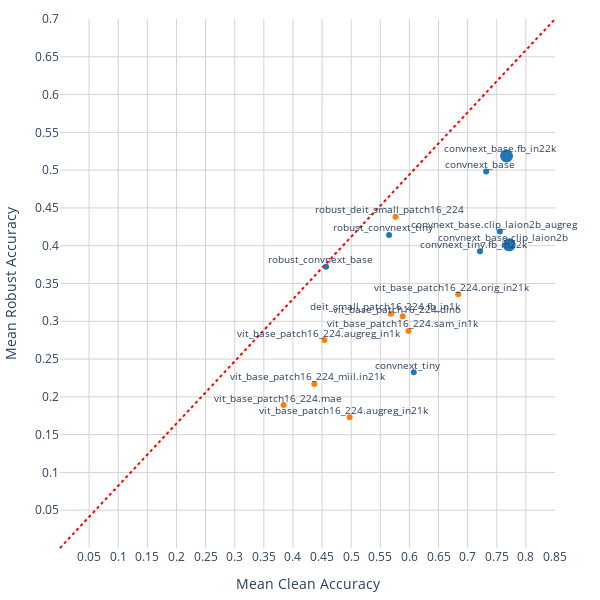

Notebook source saved alongside this figure:
### Code cell
import pandas as pd
import numpy as np
import plotly.express as px


df_new_cleaned = df #.drop(columns=['Unnamed: 0'])
name =  'CLASSIC_AT' #'TRADES_v2' #
df_new_cleaned = df_new_cleaned[ df_new_cleaned.loss_function != name ]

# Assuming df_new_cleaned already exists and contains all necessary columns
# Group by backbone and loss function, compute the mean and standard deviation for clean and robust accuracy
aggregated_metrics = df_new_cleaned.groupby(['backbone', 'loss_function']).agg(
    Mean_Clean_Acc=('clean_acc', 'mean'),
    Std_Clean_Acc=('clean_acc', 'std'),
    Mean_Robust_Acc=('robust_acc', 'mean'),
    Std_Robust_Acc=('robust_acc', 'std')
).reset_index()

# Classify architectures into categories
aggregated_metrics['Architecture'] = aggregated_metrics['backbone'].apply(
    lambda name: 'ConvNext' if 'convnext' in name.lower() else ('ViT/DeiT' if 'deit' in name.lower() or 'vit' in name.lower() else 'Other')
)

# Assign marker shapes based on loss function
aggregated_metrics['Marker_Shape'] = aggregated_metrics['loss_function'].apply(
    lambda loss: 'circle' if loss == 'TRADES_v2' else ('square' if loss == 'CLASSIC_AT' else 'diamond')
)

# Identify Pareto front
x = aggregated_metrics['Mean_Clean_Acc']
y = aggregated_metrics['Mean_Robust_Acc']
is_pareto = np.array([
    not any((y[j] >= y[i] and x[j] >= x[i]) for j in range(len(x)) if i != j)
    for i in range(len(x))
])
pareto_points = aggregated_metrics[is_pareto]

# Add a mapping for loss functions to valid Plotly symbols
symbol_mapping = {
    'TRADES_v2': 'circle',
    'CLASSIC_AT': 'square'
}

# Update the scatter plot with proper legend entries for loss functions
fig = px.scatter(
    aggregated_metrics,
    x='Mean_Clean_Acc',
    y='Mean_Robust_Acc',
    color='Architecture',         # Color for architecture
    symbol='loss_function',       # Symbol for loss function
    # title='Backbone Performance: Clean vs. Robust Accuracy',
    labels={
        'Mean_Clean_Acc': 'Mean Clean Accuracy',
        'Mean_Robust_Acc': 'Mean Robust Accuracy',
        'loss_function': 'Loss Function'  # Custom label for legend
    },
    color_discrete_map={
        'ConvNext': '#1f77b4',  # Blue for ConvNext
        'ViT/DeiT': '#ff7f0e',  # Orange for ViT/DeiT
        'Other': '#2ca02c'      # Green for Other architectures
    },
    symbol_map=symbol_mapping    # Apply symbol mapping
)

# Add static backbone names as labels on the figure
for i, row in aggregated_metrics.iterrows():
    fig.add_annotation(
        x=row['Mean_Clean_Acc'] - 0.01,
        y=row['Mean_Robust_Acc'] + 0.01,  # Offset text slightly above the marker
        text=row['backbone'],
        showarrow=False,
        font=dict(size=10),
        align='center'
    )

# Add Pareto front markers with larger size and same shape/color as the original
for idx, d in enumerate(pareto_points.iterrows()):
    _, row = d
    fig.add_scatter(
        x=[row['Mean_Clean_Acc']],
        y=[row['Mean_Robust_Acc']],
        mode='markers',
        showlegend=False,  # Avoid duplicating legends
        marker=dict(
            size=13,  # Larger marker size
            symbol=symbol_mapping[row['loss_function']],  # Use the mapped symbol
            color=aggregated_metrics.loc[aggregated_metrics['backbone'] == row['backbone'], 'Architecture'].map({
                'ConvNext': '#1f77b4',  # Blue for ConvNext
                'ViT/DeiT': '#ff7f0e',  # Orange for ViT/DeiT
                'Other': '#2ca02c'     # Green for Other architectures
            }).values[0]  # Map the color dynamically
        ),
        name=f"Pareto"
    )


# Add a diagonal line (x = y)
fig.add_shape(
    type="line",
    x0=0, y0=0,  # Start of line
    x1=1, y1=1,  # End of line
    xref="paper", yref="paper",  # Use normalized coordinates (0 to 1 in plot space)
    line=dict(color="red", width=2, dash="dot")  # Line style
)

# Adjust layout for better visual clarity
fig.update_layout(
    legend_title=dict(text='Backbone and Loss Function'),
    width=600,
    height=600,
    font=dict(size=12),
    #title_font=dict(size=14),
    margin=dict(l=10, r=45, t=10, b=10),
    plot_bgcolor='rgba(0,0,0,0)',
    showlegend=False,
    xaxis=dict(showgrid=True, gridcolor='lightgrey', zeroline=False),
    yaxis=dict(showgrid=True, gridcolor='lightgrey', zeroline=False),
    yaxis_range=[0,0.7],
    xaxis_range=[0,0.85]
)


fig.update_layout(
    xaxis=dict(
        tickmode="array",
        tickvals=[0.05, 0.1, 0.15, 0.2, 0.25, 0.3, 0.35, 0.4, 0.45, 0.5, 0.55, 0.6, 0.65, 0.7, 0.75, 0.8, 0.85 ],
        ticktext=[0.05, 0.1, 0.15, 0.2, 0.25, 0.3, 0.35, 0.4, 0.45, 0.5, 0.55, 0.6, 0.65, 0.7, 0.75, 0.8, 0.85 ]
    ),
    yaxis=dict(
        tickmode="array",
        tickvals=[0.05, 0.1, 0.15, 0.2, 0.25, 0.3, 0.35, 0.4, 0.45, 0.5, 0.55, 0.6, 0.65, 0.7 ],
        ticktext=[0.05, 0.1, 0.15, 0.2, 0.25, 0.3, 0.35, 0.4, 0.45, 0.5, 0.55, 0.6, 0.65, 0.7 ]
    )
)

fig.show()
fig.write_image( "./figures/{}_{}.png".format(project_name,name) )

### Figure 1 — Plotly figure (JSON) as saved in the notebook; plotly's stock layout.template omitted (floating-point values rounded to 4 significant figures)
{"data": [{"hovertemplate": "Architecture=ConvNext<br>Loss Function=TRADES_v2<br>Mean Clean Accuracy=%{x}<br>Mean Robust Accuracy=%{y}<extra></extra>", "legendgroup": "ConvNext, TRADES_v2", "marker": {"color": "#1f77b4", "symbol": "circle"}, "mode": "markers", "name": "ConvNext, TRADES_v2", "orientation": "v", "showlegend": true, "type": "scatter", "x": [0.7318, 0.7713, 0.7553, 0.7668, 0.6074, 0.7211, 0.4568, 0.5651], "xaxis": "x", "y": [0.4983, 0.4012, 0.4187, 0.5188, 0.2326, 0.3927, 0.3723, 0.4142], "yaxis": "y"}, {"hovertemplate": "Architecture=ViT/DeiT<br>Loss Function=TRADES_v2<br>Mean Clean Accuracy=%{x}<br>Mean Robust Accuracy=%{y}<extra></extra>", "legendgroup": "ViT/DeiT, TRADES_v2", "marker": {"color": "#ff7f0e", "symbol": "circle"}, "mode": "markers", "name": "ViT/DeiT, TRADES_v2", "orientation": "v", "showlegend": true, "type": "scatter", "x": [0.5683, 0.5761, 0.4541, 0.4974, 0.5885, 0.384, 0.6838, 0.5984, 0.4367], "xaxis": "x", "y": [0.3099, 0.4383, 0.2752, 0.1729, 0.3065, 0.1891, 0.3357, 0.2871, 0.217], "yaxis": "y"}, {"marker": {"color": "#1f77b4", "size": 13, "symbol": "circle"}, "mode": "markers", "name": "Pareto", "showlegend": false, "type": "scatter", "x": [0.7713], "y": [0.4012]}, {"marker": {"color": "#1f77b4", "size": 13, "symbol": "circle"}, "mode": "markers", "name": "Pareto", "showlegend": false, "type": "scatter", "x": [0.7668], "y": [0.5188]}], "layout": {"annotations": [{"align": "center", "font": {"size": 10}, "showarrow": false, "text": "convnext_base", "x": 0.7218, "y": 0.5083}, {"align": "center", "font": {"size": 10}, "showarrow": false, "text": "convnext_base.clip_laion2b", "x": 0.7613, "y": 0.4112}, {"align": "center", "font": {"size": 10}, "showarrow": false, "text": "convnext_base.clip_laion2b_augreg", "x": 0.7453, "y": 0.4287}, {"align": "center", "font": {"size": 10}, "showarrow": false, "text": "convnext_base.fb_in22k", "x": 0.7568, "y": 0.5288}, {"align": "center", "font": {"size": 10}, "showarrow": false, "text": "convnext_tiny", "x": 0.5974, "y": 0.2426}, {"align": "center", "font": {"size": 10}, "showarrow": false, "text": "convnext_tiny.fb_in22k", "x": 0.7111, "y": 0.4027}, {"align": "center", "font": {"size": 10}, "showarrow": false, "text": "deit_small_patch16_224.fb_in1k", "x": 0.5583, "y": 0.3199}, {"align": "center", "font": {"size": 10}, "showarrow": false, "text": "robust_convnext_base", "x": 0.4468, "y": 0.3823}, {"align": "center", "font": {"size": 10}, "showarrow": false, "text": "robust_convnext_tiny", "x": 0.5551, "y": 0.4242}, {"align": "center", "font": {"size": 10}, "showarrow": false, "text": "robust_deit_small_patch16_224", "x": 0.5661, "y": 0.4483}, {"align": "center", "font": {"size": 10}, "showarrow": false, "text": "vit_base_patch16_224.augreg_in1k", "x": 0.4441, "y": 0.2852}, {"align": "center", "font": {"size": 10}, "showarrow": false, "text": "vit_base_patch16_224.augreg_in21k", "x": 0.4874, "y": 0.1829}, {"align": "center", "font": {"size": 10}, "showarrow": false, "text": "vit_base_patch16_224.dino", "x": 0.5785, "y": 0.3165}, {"align": "center", "font": {"size": 10}, "showarrow": false, "text": "vit_base_patch16_224.mae", "x": 0.374, "y": 0.1991}, {"align": "center", "font": {"size": 10}, "showarrow": false, "text": "vit_base_patch16_224.orig_in21k", "x": 0.6738, "y": 0.3457}, {"align": "center", "font": {"size": 10}, "showarrow": false, "text": "vit_base_patch16_224.sam_in1k", "x": 0.5884, "y": 0.2971}, {"align": "center", "font": {"size": 10}, "showarrow": false, "text": "vit_base_patch16_224_miil.in21k", "x": 0.4267, "y": 0.227}], "font": {"size": 12}, "height": 600, "legend": {"title": {"text": "Backbone and Loss Function"}, "tracegroupgap": 0}, "margin": {"b": 10, "l": 10, "r": 45, "t": 10}, "plot_bgcolor": "rgba(0,0,0,0)", "shapes": [{"line": {"color": "red", "dash": "dot", "width": 2}, "type": "line", "x0": 0, "x1": 1, "xref": "paper", "y0": 0, "y1": 1, "yref": "paper"}], "showlegend": false, "width": 600, "xaxis": {"anchor": "y", "domain": [0, 1], "gridcolor": "lightgrey", "range": [0, 0.85], "showgrid": true, "tickmode": "array", "ticktext": [0.05, 0.1, 0.15, 0.2, 0.25, 0.3, 0.35, 0.4, 0.45, 0.5, 0.55, 0.6, 0.65, 0.7, 0.75, 0.8, 0.85], "tickvals": [0.05, 0.1, 0.15, 0.2, 0.25, 0.3, 0.35, 0.4, 0.45, 0.5, 0.55, 0.6, 0.65, 0.7, 0.75, 0.8, 0.85], "title": {"text": "Mean Clean Accuracy"}, "zeroline": false}, "yaxis": {"anchor": "x", "domain": [0, 1], "gridcolor": "lightgrey", "range": [0, 0.7], "showgrid": true, "tickmode": "array", "ticktext": [0.05, 0.1, 0.15, 0.2, 0.25, 0.3, 0.35, 0.4, 0.45, 0.5, 0.55, 0.6, 0.65, 0.7], "tickvals": [0.05, 0.1, 0.15, 0.2, 0.25, 0.3, 0.35, 0.4, 0.45, 0.5, 0.55, 0.6, 0.65, 0.7], "title": {"text": "Mean Robust Accuracy"}, "zeroline": false}}}
